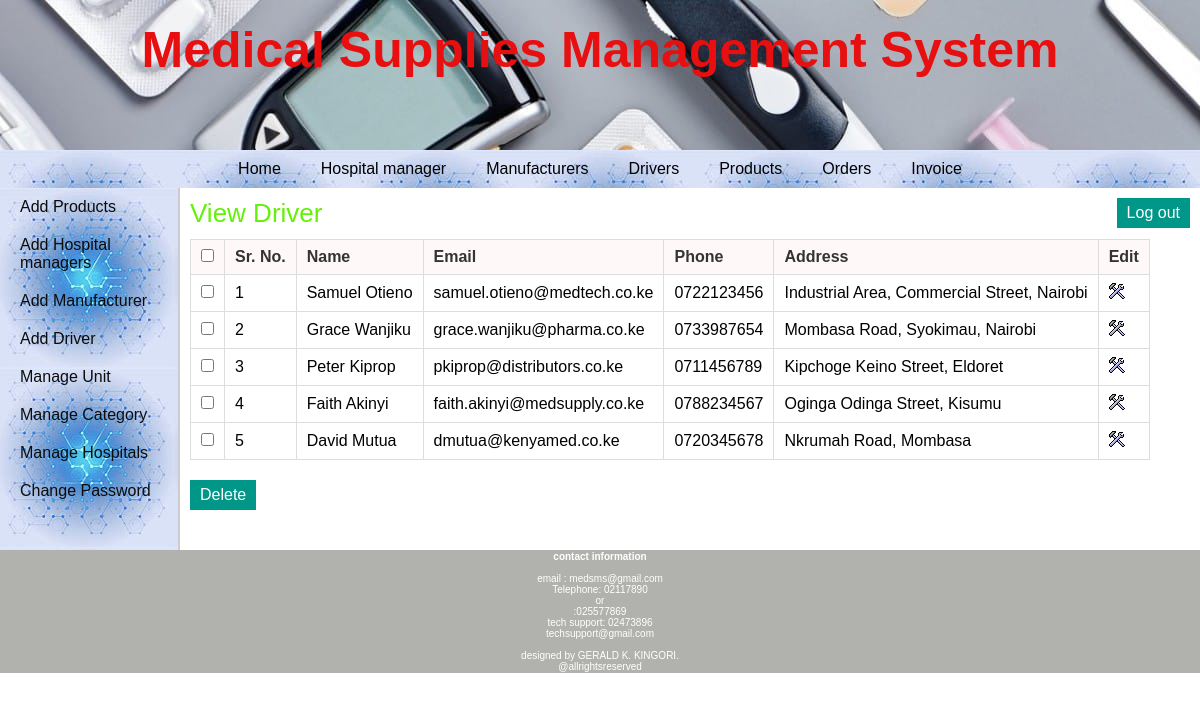
Screenshot of /admin/view_distributor.php (signed in) with the database file from the repository.
### tables this page shows
CREATE TABLE `distributor` (
  `dist_id` int(11) NOT NULL,
  `dist_name` varchar(25) NOT NULL,
  `dist_email` varchar(50) DEFAULT NULL,
  `dist_phone` varchar(10) NOT NULL,
  `dist_address` varchar(200) DEFAULT NULL
);

### admin/view_distributor.php (the view, shortened to what this page needs)
<?php
	include("../includes/config.php");
	if(isset($_SESSION['admin_login'])) {
		if($_SESSION['admin_login'] == true) {
			$query_selectDistributor = "SELECT * FROM distributor";
			$result_selectDistributor = mysqli_query($con,$query_selectDistributor);
		}
		else {
			header('Location:../index.php');
		}
	}
	else {
		header('Location:../index.php');
	}
?>
<!DOCTYPE html>
<html>
<head>
	<link rel="stylesheet" href="../includes/main_style.css" >
</head>
<body>
	<?php
		include("../includes/header.inc.php");
		include("../includes/nav_admin.inc.php");
		include("../includes/aside_admin.inc.php");
	?>
	<section>
		<h1>View Driver</h1>
		<form action="" method="POST" class="form">
		<table class="table_displayData">
			<tr>
				<th> <input type="checkbox" onClick="toggle(this)" /> </th>
				<th>Sr. No.</th>
				<th>Name</th>
				<th>Email</th>
				<th>Phone</th>
				<th>Address</th>
				<th> Edit </th>
			</tr>
			<?php $i=1; while($row_selectDistributor = mysqli_fetch_array($result_selectDistributor)) { ?>
			<tr>
				<td> <input type="checkbox" name="chkId[]" value="<?php echo $row_selectDistributor['dist_id']; ?>" /> </td>
				<td> <?php echo $i; ?> </td>
				<td> <?php echo $row_selectDistributor['dist_name']; ?> </td>
				<td> <?php echo $row_selectDistributor['dist_email']; ?> </td>
				<td> <?php echo $row_selectDistributor['dist_phone']; ?> </td>
				<td> <?php echo $row_selectDistributor['dist_address']; ?> </td>
				<td> <a href="edit_distributor.php?id=<?php echo $row_selectDistributor['dist_id']; ?>"><img src="../images/edit.png" alt="edit" /></a> </td>
			</tr>
			<?php $i++; } ?>
		</table>
		<input type="submit" value="Delete" class="submit_button"/>
		</form>
	</section>
	<?php
		include("../includes/footer.inc.php");
	?>
</body>
</html>

### includes/main_style.css (style rules this page uses)
* { font-family: arial,sans-serif; margin:0px; padding:0px; }
body { width:auto; margin:auto; border:none; }
a { text-decoration:none; }
.submit_button { font-size:16px; margin-top:20px; margin-right:20px; padding:6px 10px; background-color:#009688; border:none; color:white; }
section { width:1000px; padding:10px; padding-bottom:40px; }
section h1 { margin-bottom:10px; font-weight:normal; color:rgb(101, 240, 9); font-size: 26px; }
table { border-collapse: collapse; }
.table_displayData td, .table_displayData th { border:1px solid #ddd; padding: 8px 10px; text-align: left; }
.table_displayData th { background-color:rgba(255, 248, 248, 0.897); color:#333; }

### rows the page displays
distributor: dist_name "Samuel Otieno", dist_email "samuel.otieno@medtech.co.ke", dist_phone "0722123456", dist_address "Industrial Area, Commercial Street, Nairobi"
distributor: dist_name "Grace Wanjiku", dist_email "grace.wanjiku@pharma.co.ke", dist_phone "0733987654", dist_address "Mombasa Road, Syokimau, Nairobi"
distributor: dist_name "Peter Kiprop", dist_email "pkiprop@distributors.co.ke", dist_phone "0711456789", dist_address "Kipchoge Keino Street, Eldoret"
distributor: dist_name "Faith Akinyi", dist_email "faith.akinyi@medsupply.co.ke", dist_phone "0788234567", dist_address "Oginga Odinga Street, Kisumu"
distributor: dist_name "David Mutua", dist_email "dmutua@kenyamed.co.ke", dist_phone "0720345678", dist_address "Nkrumah Road, Mombasa"
